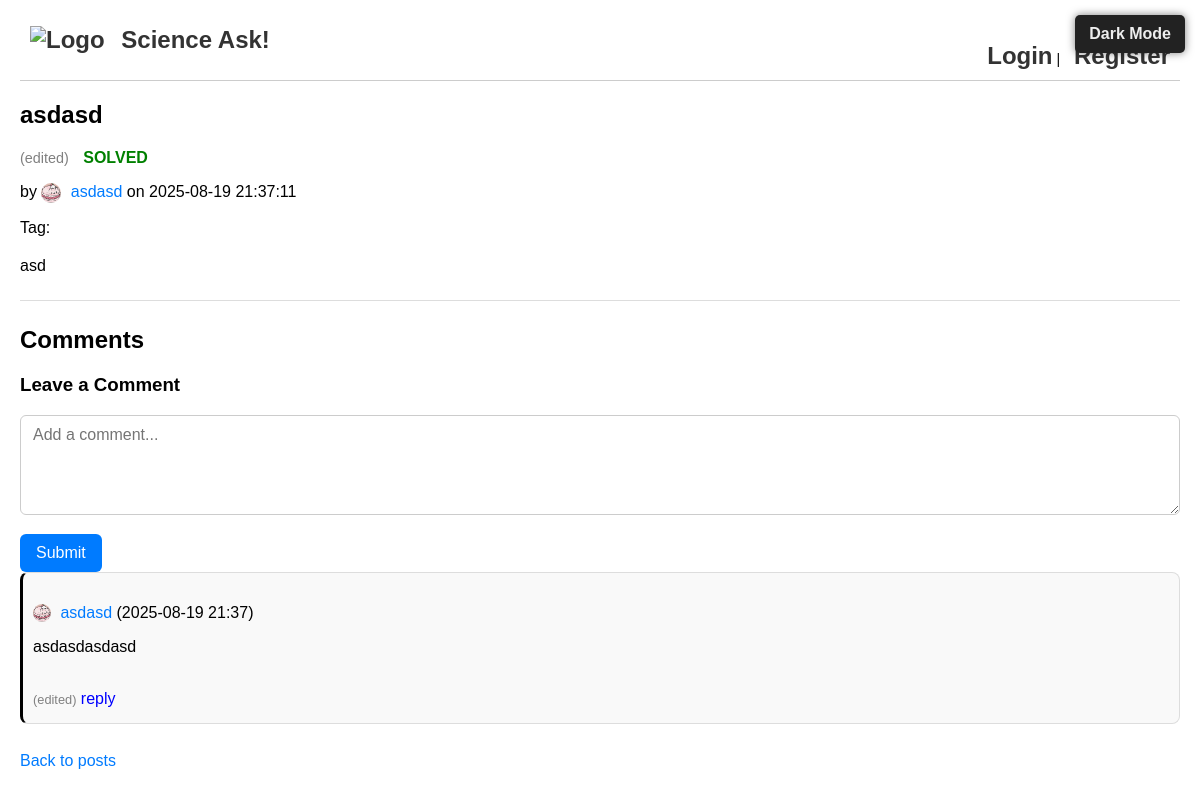
/post/1, run on the app's committed database.
### models.py (models this page shows, shortened)
class Post(db.Model):
    id = db.Column(db.Integer, primary_key=True)
    title = db.Column(db.String(120), nullable=False)
    content = db.Column(db.Text, nullable=False)
    user_id = db.Column(db.Integer, db.ForeignKey('user.id'), nullable=False)
    created_at = db.Column(db.DateTime, default=lambda: datetime.now(timezone.utc))
    edited = db.Column(db.Boolean, default=False)  # NEW: mark if post was edited
    solved = db.Column(db.Boolean, default=False)  # NEW: mark if question is solved
    user = db.relationship('User', backref=db.backref('posts', lazy=True))
    tags = db.relationship('Tag', secondary=post_tags, backref=db.backref('posts', lazy='dynamic'))

class User(UserMixin, db.Model):
    id = db.Column(db.Integer, primary_key=True)
    username = db.Column(db.String(80), unique=True, nullable=False)
    password_hash = db.Column(db.String(128))
    profile_pic = db.Column(db.String(150), nullable=True)  # NEW
    def get_profile_pic(self):
        return url_for('static', filename='profile_pics/' + self.profile_pic) if self.profile_pic else url_for('static', filename='profile_pics/default.png')

class Comment(db.Model):
    id = db.Column(db.Integer, primary_key=True)
    content = db.Column(db.Text, nullable=False)
    created_at = db.Column(db.DateTime, default=lambda: datetime.now(timezone.utc))
    edited = db.Column(db.Boolean, default=False)  # NEW: mark if comment was edited
    user_id = db.Column(db.Integer, db.ForeignKey('user.id'), nullable=False)
    post_id = db.Column(db.Integer, db.ForeignKey('post.id'), nullable=False)
    parent_id = db.Column(db.Integer, db.ForeignKey('comment.id'), nullable=True)
    user = db.relationship('User', backref=db.backref('comments', lazy=True))
    post = db.relationship('Post', backref=db.backref('comments', lazy='dynamic'))
    replies = db.relationship(
        'Comment',
        backref=db.backref('parent', remote_side=[id]),
        lazy='dynamic'
    )

### app.py (the view)
@app.route('/post/<int:post_id>')
def post_detail(post_id):
    post = Post.query.get_or_404(post_id)
    post.sorted_comments = post.comments.order_by(Comment.created_at.asc()).all()
    return render_template('post_detail.html', post=post, Comment=Comment)

### templates/post_detail.html (shortened to what this page needs)
{% extends "base.html" %}
{% block content %}
  <h2>{{ post.title }}</h2>
  {% if post.edited %}
  <span style="color: gray; font-size:0.9em;">(edited)</span>
{% endif %}
{% if post.solved %}
  <span style="color: green; font-weight:bold; margin-left:10px;">SOLVED</span>
{% else %}
  {% if current_user.id == post.user_id %}
    <a href="{{ url_for('toggle_solved', post_id=post.id) }}" style="color: orange; font-weight:bold; margin-left:10px;">Mark as Solved</a>
  {% endif %}
{% endif %}
  <p>
  by <a href="{{ url_for('profile', username=post.user.username) }}">
      <img src="{{ post.user.get_profile_pic() }}" alt="Profile Picture"
           style="height:20px; width:20px; border-radius:50%; vertical-align:middle; margin-right:5px;">
      {{ post.user.username }}
  </a> on {{ post.created_at.strftime('%Y-%m-%d %H:%M:%S') }}
</p>
  <p>Tag: {{ post.tag }}</p>
  <div style="margin-top: 20px;">
    <p>{{ post.content }}</p>
  </div>
  <hr>
  <h2>Comments</h2>
  <h3>Leave a Comment</h3>
  <form method="POST" action="{{ url_for('comment', post_id=post.id) }}">
    <textarea name="content" rows="3" cols="60" placeholder="Add a comment..."></textarea><br>
    <button type="submit">Submit</button>
  </form>
  {% for comment in post.comments if not comment.parent %}
    <div class="comment" style="margin-bottom: 10px; padding-left: 10px; border-left: 3px solid black;">
      <p><a href="{{ url_for('profile', username=comment.user.username) }}">
  <img src="{{ comment.user.get_profile_pic() }}" alt="Profile Picture"
       style="height:18px; width:18px; border-radius:50%; vertical-align:middle; margin-right:5px;">
  {{ comment.user.username }}
</a>
 ({{ comment.created_at.strftime('%Y-%m-%d %H:%M') }})</p>
      <p>{{ comment.content }}</p>
      {% if comment.edited %}
  <span style="color: gray; font-size:0.8em;">(edited)</span>
{% endif %}
      <a href="javascript:void(0);" onclick="toggleReplyForm({{ comment.id }})" id="toggle-link-{{ comment.id }}" style="color: blue; cursor: pointer;">reply</a>
    </div>
  {% endfor %}
  <br>
  <a href="{{ url_for('dashboard', tag=post.tag) }}">Back to {{ post.tag|capitalize }} posts</a>
{% endblock %}

### static/style1.css (style rules this page uses)
body { background-color: white; color: black; font-family: Arial, sans-serif; margin: 0; padding: 0 20px; transition: background-color 0.3s ease, color 0.3s ease; }
a { color: #007bff; text-decoration: none; transition: color 0.3s ease; }
.post, .comment { background-color: #f9f9f9; border: 1px solid #ddd; padding: 15px 20px; margin-bottom: 20px; border-radius: 8px; transition: background-color 0.3s ease, border-color 0.3s ease; }
button { background-color: #007bff; border: none; padding: 10px 16px; color: white; border-radius: 6px; cursor: pointer; font-size: 1rem; transition: background-color 0.3s ease; }
textarea, input[type="text"], input[type="password"], input[type="email"], select { width: 100%; padding: 10px 12px; border: 1px solid #ccc; border-radius: 6px; box-sizing: border-box; margin-bottom: 15px; font-size: 1rem; transition: background-color 0.3s ease, border-color 0.3s ease, color 0.3s ease; }
hr { border: none; border-top: 1px solid #ddd; margin: 25px 0; transition: border-color 0.3s ease; }
textarea { resize: vertical; min-height: 100px; font-family: inherit; }

### data on the page
Post: title "asdasd", created_at "2025-08-19 21:37:11", content "asd"
User: user.get_profile_pic (picture), user.username "asdasd"
Comment: user.get_profile_pic (picture), user.username "asdasd", created_at "2025-08-19 21:37", content "asdasdasdasd", edited "(edited)"
